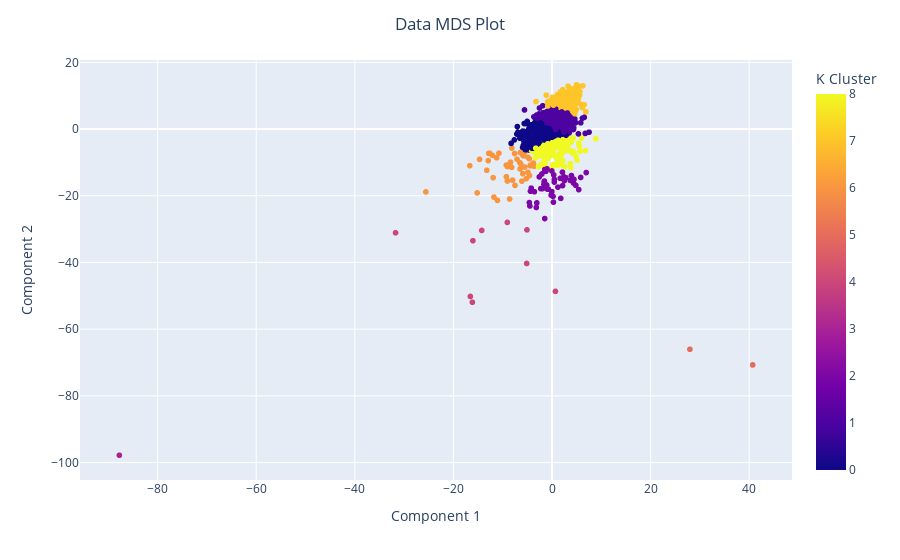

Notebook code for this chart:
### Code cell
kmeans_df = pd.concat([pd.DataFrame({"Component 1":embedding[:,0],
                                     "Component 2":embedding[:,1]}), 
                       pd.DataFrame({"K Cluster":kmeans.labels_})], axis=1)

fig = px.scatter(kmeans_df, 
                 x="Component 1", 
                 y="Component 2", 
                 color="K Cluster")
fig.update_layout(title="Data MDS Plot",
                  title_x=0.5)

### Figure 1 — Plotly figure (JSON) as saved in the notebook; plotly's stock layout.template omitted (floating-point values rounded to 4 significant figures; data arrays with more than 128 entries replaced by an {"elided": "..."} marker saying what was removed)
{"data": [{"hovertemplate": "Component 1=%{x}<br>Component 2=%{y}<br>K Cluster=%{marker.color}<extra></extra>", "legendgroup": "", "marker": {"color": {"elided": "1047 int values"}, "coloraxis": "coloraxis", "symbol": "circle"}, "mode": "markers", "name": "", "showlegend": false, "type": "scattergl", "x": {"elided": "1047 float values"}, "xaxis": "x", "y": {"elided": "1047 float values"}, "yaxis": "y"}], "layout": {"coloraxis": {"colorbar": {"title": {"text": "K Cluster"}}, "colorscale": [[0, "#0d0887"], [0.1111, "#46039f"], [0.2222, "#7201a8"], [0.3333, "#9c179e"], [0.4444, "#bd3786"], [0.5556, "#d8576b"], [0.6667, "#ed7953"], [0.7778, "#fb9f3a"], [0.8889, "#fdca26"], [1, "#f0f921"]]}, "legend": {"tracegroupgap": 0}, "margin": {"t": 60}, "title": {"text": "Data MDS Plot", "x": 0.5}, "xaxis": {"anchor": "y", "domain": [0, 1], "title": {"text": "Component 1"}}, "yaxis": {"anchor": "x", "domain": [0, 1], "title": {"text": "Component 2"}}}}
